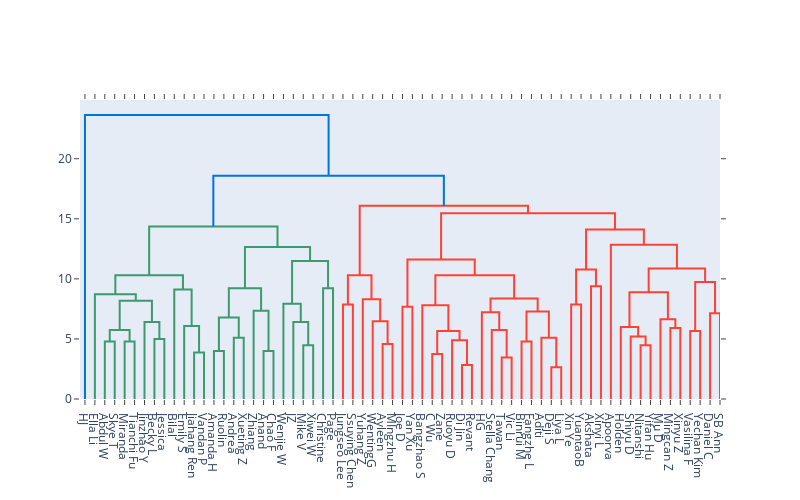

Notebook code for this chart:
### Code cell
import matplotlib.pyplot as plt
import plotly.figure_factory as ff
import numpy as np

np.random.seed(1)

fig = ff.create_dendrogram(X, labels=y)
fig.update_layout(width=800, height=500)
fig.show()

### Figure 1 — Plotly figure (JSON) as saved in the notebook; plotly's stock layout.template omitted (floating-point values rounded to 4 significant figures)
{"data": [{"hoverinfo": "text", "marker": {"color": "rgb(61,153,112)"}, "mode": "lines", "type": "scatter", "x": [25, 25, 35, 35], "xaxis": "x", "y": [0, 4.796, 4.796, 0], "yaxis": "y"}, {"hoverinfo": "text", "marker": {"color": "rgb(61,153,112)"}, "mode": "lines", "type": "scatter", "x": [45, 45, 55, 55], "xaxis": "x", "y": [0, 4.796, 4.796, 0], "yaxis": "y"}, {"hoverinfo": "text", "marker": {"color": "rgb(61,153,112)"}, "mode": "lines", "type": "scatter", "x": [30, 30, 50, 50], "xaxis": "x", "y": [4.796, 5.745, 5.745, 4.796], "yaxis": "y"}, {"hoverinfo": "text", "marker": {"color": "rgb(61,153,112)"}, "mode": "lines", "type": "scatter", "x": [75, 75, 85, 85], "xaxis": "x", "y": [0, 5, 5, 0], "yaxis": "y"}, {"hoverinfo": "text", "marker": {"color": "rgb(61,153,112)"}, "mode": "lines", "type": "scatter", "x": [65, 65, 80, 80], "xaxis": "x", "y": [0, 6.403, 6.403, 5], "yaxis": "y"}, {"hoverinfo": "text", "marker": {"color": "rgb(61,153,112)"}, "mode": "lines", "type": "scatter", "x": [40, 40, 72.5, 72.5], "xaxis": "x", "y": [5.745, 8.185, 8.185, 6.403], "yaxis": "y"}, {"hoverinfo": "text", "marker": {"color": "rgb(61,153,112)"}, "mode": "lines", "type": "scatter", "x": [15, 15, 56.25, 56.25], "xaxis": "x", "y": [0, 8.718, 8.718, 8.185], "yaxis": "y"}, {"hoverinfo": "text", "marker": {"color": "rgb(61,153,112)"}, "mode": "lines", "type": "scatter", "x": [115, 115, 125, 125], "xaxis": "x", "y": [0, 3.873, 3.873, 0], "yaxis": "y"}, {"hoverinfo": "text", "marker": {"color": "rgb(61,153,112)"}, "mode": "lines", "type": "scatter", "x": [105, 105, 120, 120], "xaxis": "x", "y": [0, 6.083, 6.083, 3.873], "yaxis": "y"}, {"hoverinfo": "text", "marker": {"color": "rgb(61,153,112)"}, "mode": "lines", "type": "scatter", "x": [95, 95, 112.5, 112.5], "xaxis": "x", "y": [0, 9.11, 9.11, 6.083], "yaxis": "y"}, {"hoverinfo": "text", "marker": {"color": "rgb(61,153,112)"}, "mode": "lines", "type": "scatter", "x": [35.62, 35.62, 103.8, 103.8], "xaxis": "x", "y": [8.718, 10.3, 10.3, 9.11], "yaxis": "y"}, {"hoverinfo": "text", "marker": {"color": "rgb(61,153,112)"}, "mode": "lines", "type": "scatter", "x": [135, 135, 145, 145], "xaxis": "x", "y": [0, 4, 4, 0], "yaxis": "y"}, {"hoverinfo": "text", "marker": {"color": "rgb(61,153,112)"}, "mode": "lines", "type": "scatter", "x": [155, 155, 165, 165], "xaxis": "x", "y": [0, 5.099, 5.099, 0], "yaxis": "y"}, {"hoverinfo": "text", "marker": {"color": "rgb(61,153,112)"}, "mode": "lines", "type": "scatter", "x": [140, 140, 160, 160], "xaxis": "x", "y": [4, 6.782, 6.782, 5.099], "yaxis": "y"}, {"hoverinfo": "text", "marker": {"color": "rgb(61,153,112)"}, "mode": "lines", "type": "scatter", "x": [185, 185, 195, 195], "xaxis": "x", "y": [0, 4, 4, 0], "yaxis": "y"}, {"hoverinfo": "text", "marker": {"color": "rgb(61,153,112)"}, "mode": "lines", "type": "scatter", "x": [175, 175, 190, 190], "xaxis": "x", "y": [0, 7.348, 7.348, 4], "yaxis": "y"}, {"hoverinfo": "text", "marker": {"color": "rgb(61,153,112)"}, "mode": "lines", "type": "scatter", "x": [150, 150, 182.5, 182.5], "xaxis": "x", "y": [6.782, 9.22, 9.22, 7.348], "yaxis": "y"}, {"hoverinfo": "text", "marker": {"color": "rgb(61,153,112)"}, "mode": "lines", "type": "scatter", "x": [225, 225, 235, 235], "xaxis": "x", "y": [0, 4.472, 4.472, 0], "yaxis": "y"}, {"hoverinfo": "text", "marker": {"color": "rgb(61,153,112)"}, "mode": "lines", "type": "scatter", "x": [215, 215, 230, 230], "xaxis": "x", "y": [0, 6.403, 6.403, 4.472], "yaxis": "y"}, {"hoverinfo": "text", "marker": {"color": "rgb(61,153,112)"}, "mode": "lines", "type": "scatter", "x": [205, 205, 222.5, 222.5], "xaxis": "x", "y": [0, 7.937, 7.937, 6.403], "yaxis": "y"}, {"hoverinfo": "text", "marker": {"color": "rgb(61,153,112)"}, "mode": "lines", "type": "scatter", "x": [245, 245, 255, 255], "xaxis": "x", "y": [0, 9.22, 9.22, 0], "yaxis": "y"}, {"hoverinfo": "text", "marker": {"color": "rgb(61,153,112)"}, "mode": "lines", "type": "scatter", "x": [213.8, 213.8, 250, 250], "xaxis": "x", "y": [7.937, 11.49, 11.49, 9.22], "yaxis": "y"}, {"hoverinfo": "text", "marker": {"color": "rgb(61,153,112)"}, "mode": "lines", "type": "scatter", "x": [166.2, 166.2, 231.9, 231.9], "xaxis": "x", "y": [9.22, 12.65, 12.65, 11.49], "yaxis": "y"}, {"hoverinfo": "text", "marker": {"color": "rgb(61,153,112)"}, "mode": "lines", "type": "scatter", "x": [69.69, 69.69, 199.1, 199.1], "xaxis": "x", "y": [10.3, 14.35, 14.35, 12.65], "yaxis": "y"}, {"hoverinfo": "text", "marker": {"color": "rgb(255,65,54)"}, "mode": "lines", "type": "scatter", "x": [265, 265, 275, 275], "xaxis": "x", "y": [0, 7.874, 7.874, 0], "yaxis": "y"}, {"hoverinfo": "text", "marker": {"color": "rgb(255,65,54)"}, "mode": "lines", "type": "scatter", "x": [305, 305, 315, 315], "xaxis": "x", "y": [0, 4.583, 4.583, 0], "yaxis": "y"}, {"hoverinfo": "text", "marker": {"color": "rgb(255,65,54)"}, "mode": "lines", "type": "scatter", "x": [295, 295, 310, 310], "xaxis": "x", "y": [0, 6.481, 6.481, 4.583], "yaxis": "y"}, {"hoverinfo": "text", "marker": {"color": "rgb(255,65,54)"}, "mode": "lines", "type": "scatter", "x": [285, 285, 302.5, 302.5], "xaxis": "x", "y": [0, 8.307, 8.307, 6.481], "yaxis": "y"}, {"hoverinfo": "text", "marker": {"color": "rgb(255,65,54)"}, "mode": "lines", "type": "scatter", "x": [270, 270, 293.8, 293.8], "xaxis": "x", "y": [7.874, 10.3, 10.3, 8.307], "yaxis": "y"}, {"hoverinfo": "text", "marker": {"color": "rgb(255,65,54)"}, "mode": "lines", "type": "scatter", "x": [325, 325, 335, 335], "xaxis": "x", "y": [0, 7.681, 7.681, 0], "yaxis": "y"}, {"hoverinfo": "text", "marker": {"color": "rgb(255,65,54)"}, "mode": "lines", "type": "scatter", "x": [355, 355, 365, 365], "xaxis": "x", "y": [0, 3.742, 3.742, 0], "yaxis": "y"}, {"hoverinfo": "text", "marker": {"color": "rgb(255,65,54)"}, "mode": "lines", "type": "scatter", "x": [385, 385, 395, 395], "xaxis": "x", "y": [0, 2.828, 2.828, 0], "yaxis": "y"}, {"hoverinfo": "text", "marker": {"color": "rgb(255,65,54)"}, "mode": "lines", "type": "scatter", "x": [375, 375, 390, 390], "xaxis": "x", "y": [0, 4.899, 4.899, 2.828], "yaxis": "y"}, {"hoverinfo": "text", "marker": {"color": "rgb(255,65,54)"}, "mode": "lines", "type": "scatter", "x": [360, 360, 382.5, 382.5], "xaxis": "x", "y": [3.742, 5.657, 5.657, 4.899], "yaxis": "y"}, {"hoverinfo": "text", "marker": {"color": "rgb(255,65,54)"}, "mode": "lines", "type": "scatter", "x": [345, 345, 371.2, 371.2], "xaxis": "x", "y": [0, 7.81, 7.81, 5.657], "yaxis": "y"}, {"hoverinfo": "text", "marker": {"color": "rgb(255,65,54)"}, "mode": "lines", "type": "scatter", "x": [425, 425, 435, 435], "xaxis": "x", "y": [0, 3.464, 3.464, 0], "yaxis": "y"}, {"hoverinfo": "text", "marker": {"color": "rgb(255,65,54)"}, "mode": "lines", "type": "scatter", "x": [415, 415, 430, 430], "xaxis": "x", "y": [0, 5.745, 5.745, 3.464], "yaxis": "y"}, {"hoverinfo": "text", "marker": {"color": "rgb(255,65,54)"}, "mode": "lines", "type": "scatter", "x": [405, 405, 422.5, 422.5], "xaxis": "x", "y": [0, 7.211, 7.211, 5.745], "yaxis": "y"}, {"hoverinfo": "text", "marker": {"color": "rgb(255,65,54)"}, "mode": "lines", "type": "scatter", "x": [445, 445, 455, 455], "xaxis": "x", "y": [0, 4.796, 4.796, 0], "yaxis": "y"}, {"hoverinfo": "text", "marker": {"color": "rgb(255,65,54)"}, "mode": "lines", "type": "scatter", "x": [475, 475, 485, 485], "xaxis": "x", "y": [0, 2.646, 2.646, 0], "yaxis": "y"}, {"hoverinfo": "text", "marker": {"color": "rgb(255,65,54)"}, "mode": "lines", "type": "scatter", "x": [465, 465, 480, 480], "xaxis": "x", "y": [0, 5.099, 5.099, 2.646], "yaxis": "y"}, {"hoverinfo": "text", "marker": {"color": "rgb(255,65,54)"}, "mode": "lines", "type": "scatter", "x": [450, 450, 472.5, 472.5], "xaxis": "x", "y": [4.796, 7.28, 7.28, 5.099], "yaxis": "y"}, {"hoverinfo": "text", "marker": {"color": "rgb(255,65,54)"}, "mode": "lines", "type": "scatter", "x": [413.8, 413.8, 461.2, 461.2], "xaxis": "x", "y": [7.211, 8.367, 8.367, 7.28], "yaxis": "y"}, {"hoverinfo": "text", "marker": {"color": "rgb(255,65,54)"}, "mode": "lines", "type": "scatter", "x": [358.1, 358.1, 437.5, 437.5], "xaxis": "x", "y": [7.81, 10.3, 10.3, 8.367], "yaxis": "y"}, {"hoverinfo": "text", "marker": {"color": "rgb(255,65,54)"}, "mode": "lines", "type": "scatter", "x": [330, 330, 397.8, 397.8], "xaxis": "x", "y": [7.681, 11.62, 11.62, 10.3], "yaxis": "y"}, {"hoverinfo": "text", "marker": {"color": "rgb(255,65,54)"}, "mode": "lines", "type": "scatter", "x": [495, 495, 505, 505], "xaxis": "x", "y": [0, 7.874, 7.874, 0], "yaxis": "y"}, {"hoverinfo": "text", "marker": {"color": "rgb(255,65,54)"}, "mode": "lines", "type": "scatter", "x": [515, 515, 525, 525], "xaxis": "x", "y": [0, 9.381, 9.381, 0], "yaxis": "y"}, {"hoverinfo": "text", "marker": {"color": "rgb(255,65,54)"}, "mode": "lines", "type": "scatter", "x": [500, 500, 520, 520], "xaxis": "x", "y": [7.874, 10.77, 10.77, 9.381], "yaxis": "y"}, {"hoverinfo": "text", "marker": {"color": "rgb(255,65,54)"}, "mode": "lines", "type": "scatter", "x": [565, 565, 575, 575], "xaxis": "x", "y": [0, 4.472, 4.472, 0], "yaxis": "y"}, {"hoverinfo": "text", "marker": {"color": "rgb(255,65,54)"}, "mode": "lines", "type": "scatter", "x": [555, 555, 570, 570], "xaxis": "x", "y": [0, 5.196, 5.196, 4.472], "yaxis": "y"}, {"hoverinfo": "text", "marker": {"color": "rgb(255,65,54)"}, "mode": "lines", "type": "scatter", "x": [545, 545, 562.5, 562.5], "xaxis": "x", "y": [0, 6, 6, 5.196], "yaxis": "y"}, {"hoverinfo": "text", "marker": {"color": "rgb(255,65,54)"}, "mode": "lines", "type": "scatter", "x": [595, 595, 605, 605], "xaxis": "x", "y": [0, 5.916, 5.916, 0], "yaxis": "y"}, {"hoverinfo": "text", "marker": {"color": "rgb(255,65,54)"}, "mode": "lines", "type": "scatter", "x": [585, 585, 600, 600], "xaxis": "x", "y": [0, 6.633, 6.633, 5.916], "yaxis": "y"}, {"hoverinfo": "text", "marker": {"color": "rgb(255,65,54)"}, "mode": "lines", "type": "scatter", "x": [553.8, 553.8, 592.5, 592.5], "xaxis": "x", "y": [6, 8.888, 8.888, 6.633], "yaxis": "y"}, {"hoverinfo": "text", "marker": {"color": "rgb(255,65,54)"}, "mode": "lines", "type": "scatter", "x": [615, 615, 625, 625], "xaxis": "x", "y": [0, 5.657, 5.657, 0], "yaxis": "y"}, {"hoverinfo": "text", "marker": {"color": "rgb(255,65,54)"}, "mode": "lines", "type": "scatter", "x": [635, 635, 645, 645], "xaxis": "x", "y": [0, 7.141, 7.141, 0], "yaxis": "y"}, {"hoverinfo": "text", "marker": {"color": "rgb(255,65,54)"}, "mode": "lines", "type": "scatter", "x": [620, 620, 640, 640], "xaxis": "x", "y": [5.657, 9.747, 9.747, 7.141], "yaxis": "y"}, {"hoverinfo": "text", "marker": {"color": "rgb(255,65,54)"}, "mode": "lines", "type": "scatter", "x": [573.1, 573.1, 630, 630], "xaxis": "x", "y": [8.888, 10.86, 10.86, 9.747], "yaxis": "y"}, {"hoverinfo": "text", "marker": {"color": "rgb(255,65,54)"}, "mode": "lines", "type": "scatter", "x": [535, 535, 601.6, 601.6], "xaxis": "x", "y": [0, 12.85, 12.85, 10.86], "yaxis": "y"}, {"hoverinfo": "text", "marker": {"color": "rgb(255,65,54)"}, "mode": "lines", "type": "scatter", "x": [510, 510, 568.3, 568.3], "xaxis": "x", "y": [10.77, 14.11, 14.11, 12.85], "yaxis": "y"}, {"hoverinfo": "text", "marker": {"color": "rgb(255,65,54)"}, "mode": "lines", "type": "scatter", "x": [363.9, 363.9, 539.1, 539.1], "xaxis": "x", "y": [11.62, 15.46, 15.46, 14.11], "yaxis": "y"}, {"hoverinfo": "text", "marker": {"color": "rgb(255,65,54)"}, "mode": "lines", "type": "scatter", "x": [281.9, 281.9, 451.5, 451.5], "xaxis": "x", "y": [10.3, 16.09, 16.09, 15.46], "yaxis": "y"}, {"hoverinfo": "text", "marker": {"color": "rgb(0,116,217)"}, "mode": "lines", "type": "scatter", "x": [134.4, 134.4, 366.7, 366.7], "xaxis": "x", "y": [14.35, 18.57, 18.57, 16.09], "yaxis": "y"}, {"hoverinfo": "text", "marker": {"color": "rgb(0,116,217)"}, "mode": "lines", "type": "scatter", "x": [5, 5, 250.5, 250.5], "xaxis": "x", "y": [0, 23.64, 23.64, 18.57], "yaxis": "y"}], "layout": {"autosize": false, "height": 500, "hovermode": "closest", "showlegend": false, "width": 800, "xaxis": {"autorange": true, "mirror": "allticks", "range": [0, 645], "rangemode": "tozero", "showgrid": false, "showline": true, "showticklabels": true, "tickmode": "array", "ticks": "outside", "ticktext": ["HJ", "Ella Li", "Abdul W", "Skye T", "Miranda", "Tianchi Fu", "Jinzhao Y", "Becky L", "Jessica", "Bilal", "Emily S", "Jiahang Ren", "Vandan P", "Amanda H", "Ruolin", "Andrea", "Xueting Z", "Zhiang", "Anand", "Chao F", "Wenjie W", "JZ", "Mike V", "Xiwei W", "Christine", "Page", "Jungseo Lee", "Ssuying Chen", "Yuhang Z", "WentingG", "Ayleen", "MIngzhu H", "Joe D", "Yan Xu", "Bangzhao S", "C Wu", "Zane", "Ruoyu D", "Di Jin", "Revant", "HG", "Stella Chang", "Tawan", "Vic Li", "Binrui M", "Fangzhe L", "Aditi", "Deji S", "Liya L", "Xin Ye", "YuantaoB", "Akshata", "Xinyi L", "Apoorva", "Holden", "Shiyu D", "Nitanshi ", "Yifan Hu", "Mu D", "Mingcan Z", "Xinyu Z", "Vasilina F", "Yechan Kim", "Daniel C", "SB Ann"], "tickvals": [5, 15, 25, 35, 45, 55, 65, 75, 85, 95, 105, 115, 125, 135, 145, 155, 165, 175, 185, 195, 205, 215, 225, 235, 245, 255, 265, 275, 285, 295, 305, 315, 325, 335, 345, 355, 365, 375, 385, 395, 405, 415, 425, 435, 445, 455, 465, 475, 485, 495, 505, 515, 525, 535, 545, 555, 565, 575, 585, 595, 605, 615, 625, 635, 645], "type": "linear", "zeroline": false}, "yaxis": {"autorange": true, "mirror": "allticks", "range": [0, 24.89], "rangemode": "tozero", "showgrid": false, "showline": true, "showticklabels": true, "ticks": "outside", "type": "linear", "zeroline": false}}}
